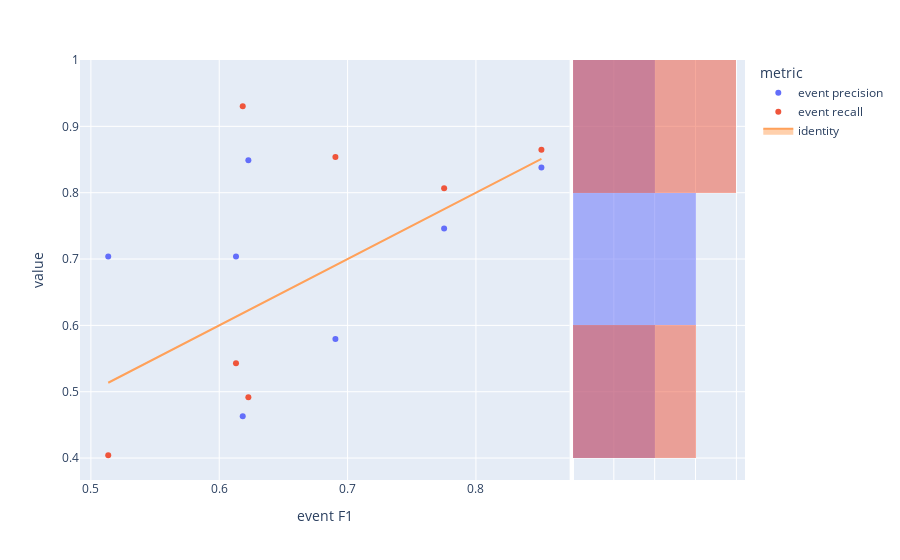

Notebook cell for this chart:
### Code cell
fig=px.scatter(visualTradeoff,x='event F1',y='value',color='metric', marginal_y="histogram")
fig.add_trace(
    go.Scatter(x=experimentModels['eventF1'], y=experimentModels['eventF1'], name="identity", mode='lines',fill="toself")
)
fig.show()

### Figure 1 — Plotly figure (JSON) as saved in the notebook; plotly's stock layout.template omitted (floating-point values rounded to 4 significant figures)
{"data": [{"hovertemplate": "metric=event precision<br>event F1=%{x}<br>value=%{y}<extra></extra>", "legendgroup": "event precision", "marker": {"color": "#636efa", "symbol": "circle"}, "mode": "markers", "name": "event precision", "orientation": "v", "showlegend": true, "type": "scatter", "x": [0.6227, 0.851, 0.7752, 0.6183, 0.6905, 0.6131, 0.5135], "xaxis": "x", "y": [0.8489, 0.8379, 0.7461, 0.463, 0.5796, 0.7038, 0.7037], "yaxis": "y"}, {"alignmentgroup": "True", "bingroup": "y", "hovertemplate": "metric=event precision<br>value=%{y}<br>count=%{x}<extra></extra>", "legendgroup": "event precision", "marker": {"color": "#636efa"}, "name": "event precision", "offsetgroup": "event precision", "opacity": 0.5, "showlegend": false, "type": "histogram", "xaxis": "x2", "y": [0.8489, 0.8379, 0.7461, 0.463, 0.5796, 0.7038, 0.7037], "yaxis": "y2"}, {"hovertemplate": "metric=event recall<br>event F1=%{x}<br>value=%{y}<extra></extra>", "legendgroup": "event recall", "marker": {"color": "#EF553B", "symbol": "circle"}, "mode": "markers", "name": "event recall", "orientation": "v", "showlegend": true, "type": "scatter", "x": [0.6227, 0.851, 0.7752, 0.6183, 0.6905, 0.6131, 0.5135], "xaxis": "x", "y": [0.4917, 0.8645, 0.8067, 0.9304, 0.854, 0.543, 0.4043], "yaxis": "y"}, {"alignmentgroup": "True", "bingroup": "y", "hovertemplate": "metric=event recall<br>value=%{y}<br>count=%{x}<extra></extra>", "legendgroup": "event recall", "marker": {"color": "#EF553B"}, "name": "event recall", "offsetgroup": "event recall", "opacity": 0.5, "showlegend": false, "type": "histogram", "xaxis": "x2", "y": [0.4917, 0.8645, 0.8067, 0.9304, 0.854, 0.543, 0.4043], "yaxis": "y2"}, {"fill": "toself", "mode": "lines", "name": "identity", "type": "scatter", "x": [0.6227, 0.851, 0.7752, 0.6183, 0.6905, 0.6131, 0.5135], "y": [0.6227, 0.851, 0.7752, 0.6183, 0.6905, 0.6131, 0.5135]}], "layout": {"barmode": "overlay", "legend": {"title": {"text": "metric"}, "tracegroupgap": 0}, "margin": {"t": 60}, "xaxis": {"anchor": "y", "domain": [0, 0.7363], "title": {"text": "event F1"}}, "xaxis2": {"anchor": "y2", "domain": [0.7413, 1], "matches": "x2", "showgrid": true, "showline": false, "showticklabels": false, "ticks": ""}, "yaxis": {"anchor": "x", "domain": [0, 1], "title": {"text": "value"}}, "yaxis2": {"anchor": "x2", "domain": [0, 1], "matches": "y", "showgrid": true, "showticklabels": false}}}
